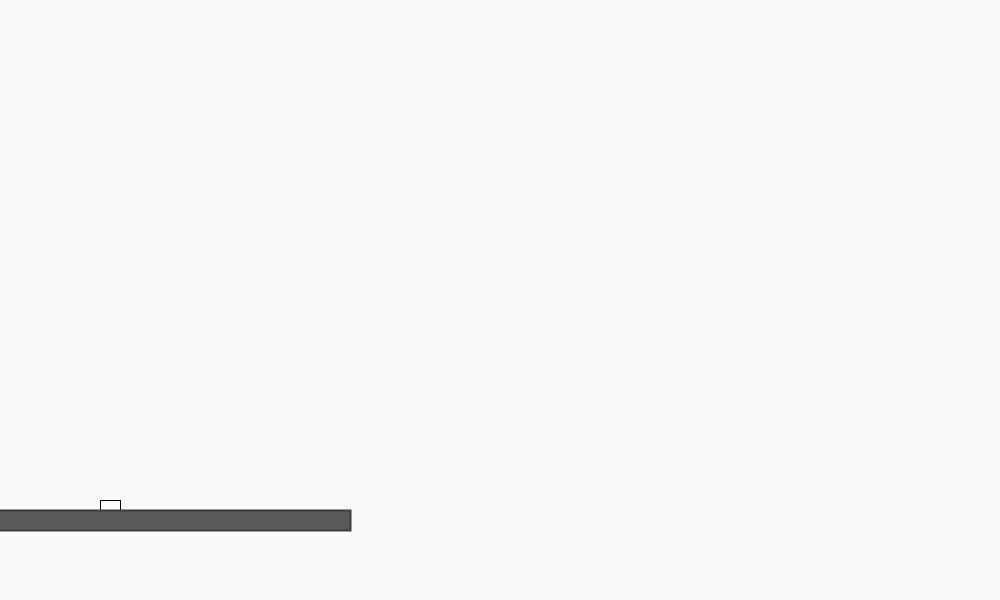
Frame 1 (no input)
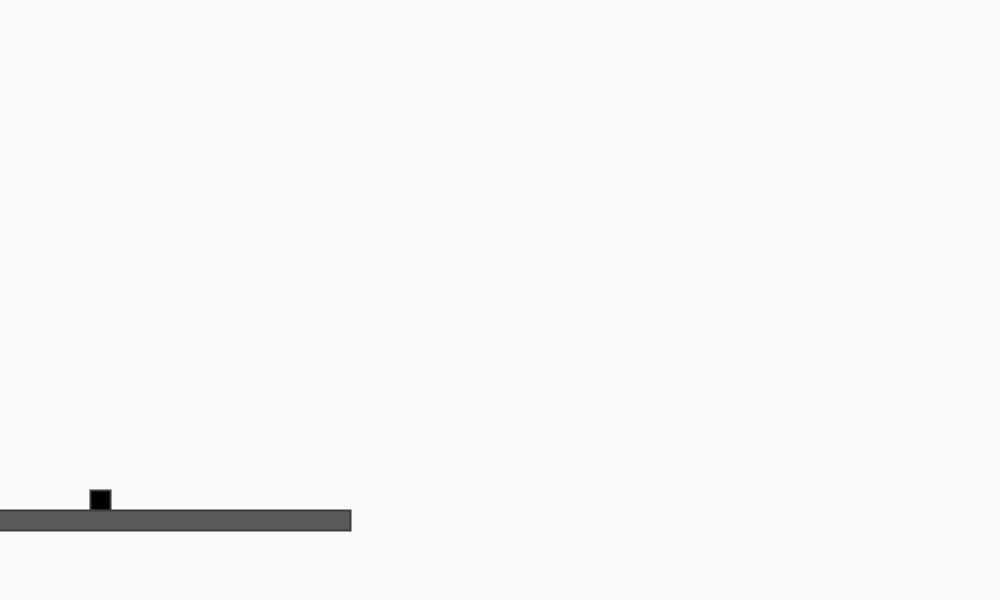
Frame 60 (the mouse pressed at the canvas centre just before this capture)
Frame 120 (the mouse held since frame 60 and released just before this capture): identical to frame 60, image omitted

The Processing sketch that drew these frames (run headless with seeded random() and noise(); from frame 60 on, the mouse is pressed at the canvas centre):

// Processing sketch: Eksamens_Spil__5_2
// ── Eksamens_Spil__5_2.pde
int Xpos = 100;
int Ypos = 500;
color b1 = 0;
color p1 = 90;
color p2 = 60;

bane brick;

void setup() {
  smooth();
  size(1000,600);
  brick = new bane(0,520);
  
}

void draw() {
  background(250);
  player();
  brick.Gbane();
;
}

void player() {
  rect(Xpos,Ypos,20,20);
  rectMode(CENTER);
  fill(p1);
  stroke(p2);
  strokeWeight(2); 
  playerMove();
  
}

void playerMove() {  
  if (Ypos >= 500)
       Ypos = 500;  
  else Ypos = Ypos + 1;
  if (Ypos <= 460)
       Ypos = 500;
  else Ypos = Ypos - 0;
  
}

void keyPressed() {
  if (key == CODED) {
  if (keyCode == UP) {Ypos -= 40;}  
  if (keyCode == LEFT) {Xpos -= 7;}  
  if (keyCode == RIGHT) {Xpos += 7;}  
  } 
}

// ── Class_bane.pde
class bane{

  int Xglevel,Yglevel; 
 
  bane(int Xg1, int Yg1) {
  Xglevel = Xg1;
  Yglevel = Yg1;
}
 void Gbane() {
 rect(Xglevel,Yglevel,700,20);
 fill(0);

}

}
